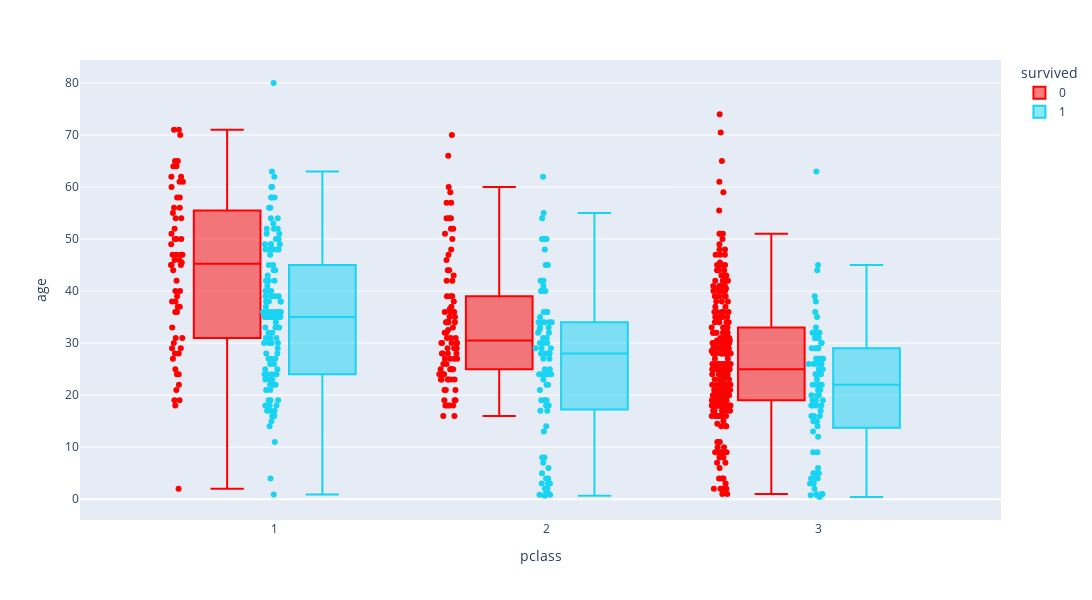

The code cell stored with this chart in its notebook:
### Code cell
px.box(titanic, x="pclass", y="age", color="survived", points="all",  color_discrete_map={1: '#19D3F3', 0: 'red'}, width=1100, height=600) #Points añade los puntos a la izquierda de cada box

### Figure 1 — Plotly figure (JSON) as saved in the notebook; plotly's stock layout.template omitted (floating-point values rounded to 4 significant figures; data arrays with more than 128 entries replaced by an {"elided": "..."} marker saying what was removed)
{"data": [{"alignmentgroup": "True", "boxpoints": "all", "hovertemplate": "survived=0<br>pclass=%{x}<br>age=%{y}<extra></extra>", "legendgroup": "0", "marker": {"color": "red"}, "name": "0", "notched": false, "offsetgroup": "0", "orientation": "v", "showlegend": true, "type": "box", "x": {"elided": "549 int values"}, "x0": " ", "xaxis": "x", "y": {"elided": "549 float values"}, "y0": " ", "yaxis": "y"}, {"alignmentgroup": "True", "boxpoints": "all", "hovertemplate": "survived=1<br>pclass=%{x}<br>age=%{y}<extra></extra>", "legendgroup": "1", "marker": {"color": "#19D3F3"}, "name": "1", "notched": false, "offsetgroup": "1", "orientation": "v", "showlegend": true, "type": "box", "x": {"elided": "342 int values"}, "x0": " ", "xaxis": "x", "y": {"elided": "342 float values"}, "y0": " ", "yaxis": "y"}], "layout": {"boxmode": "group", "height": 600, "legend": {"title": {"text": "survived"}, "tracegroupgap": 0}, "margin": {"t": 60}, "width": 1100, "xaxis": {"anchor": "y", "domain": [0, 1], "title": {"text": "pclass"}}, "yaxis": {"anchor": "x", "domain": [0, 1], "title": {"text": "age"}}}}
